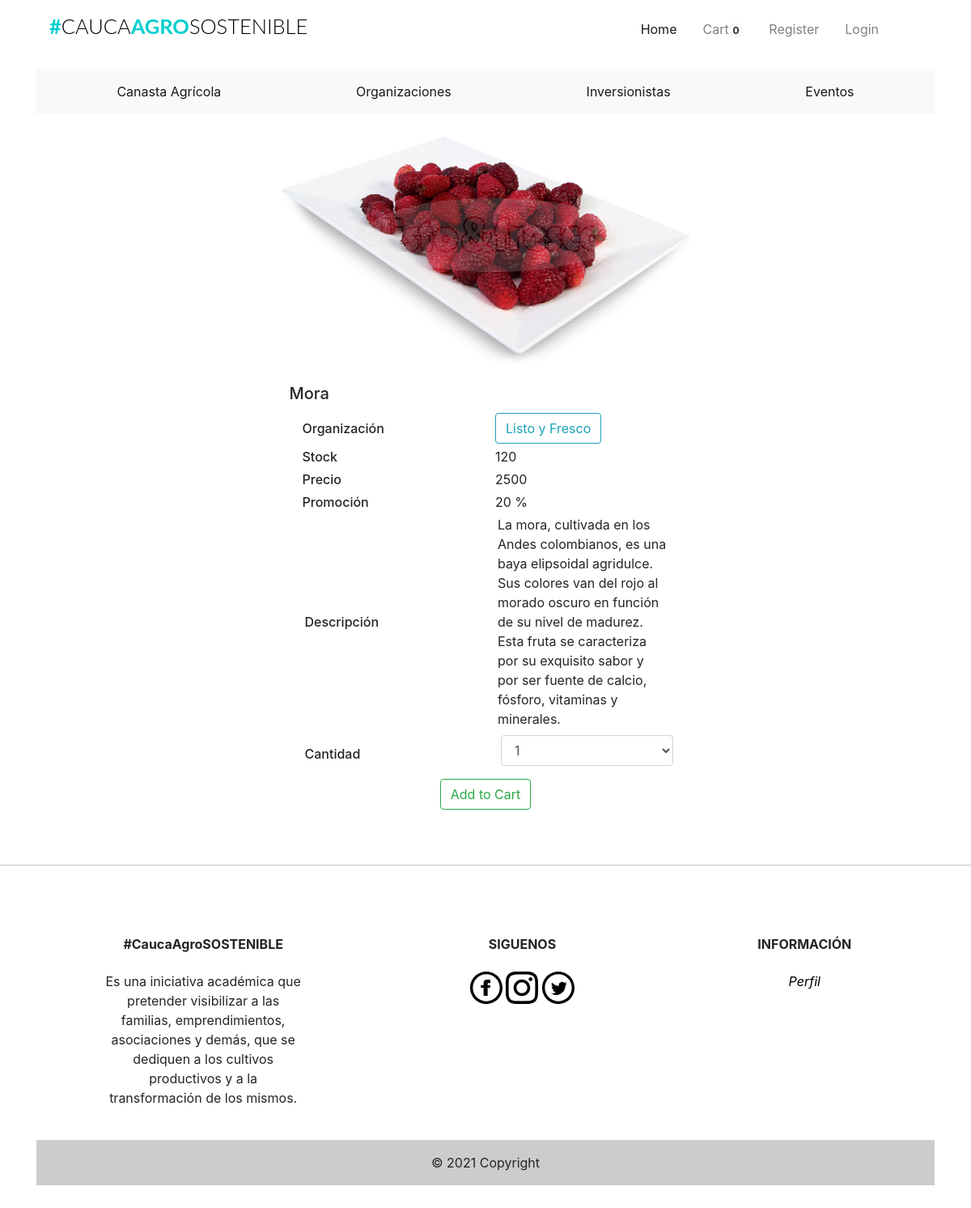
Page /product/6 on the earlier database version.
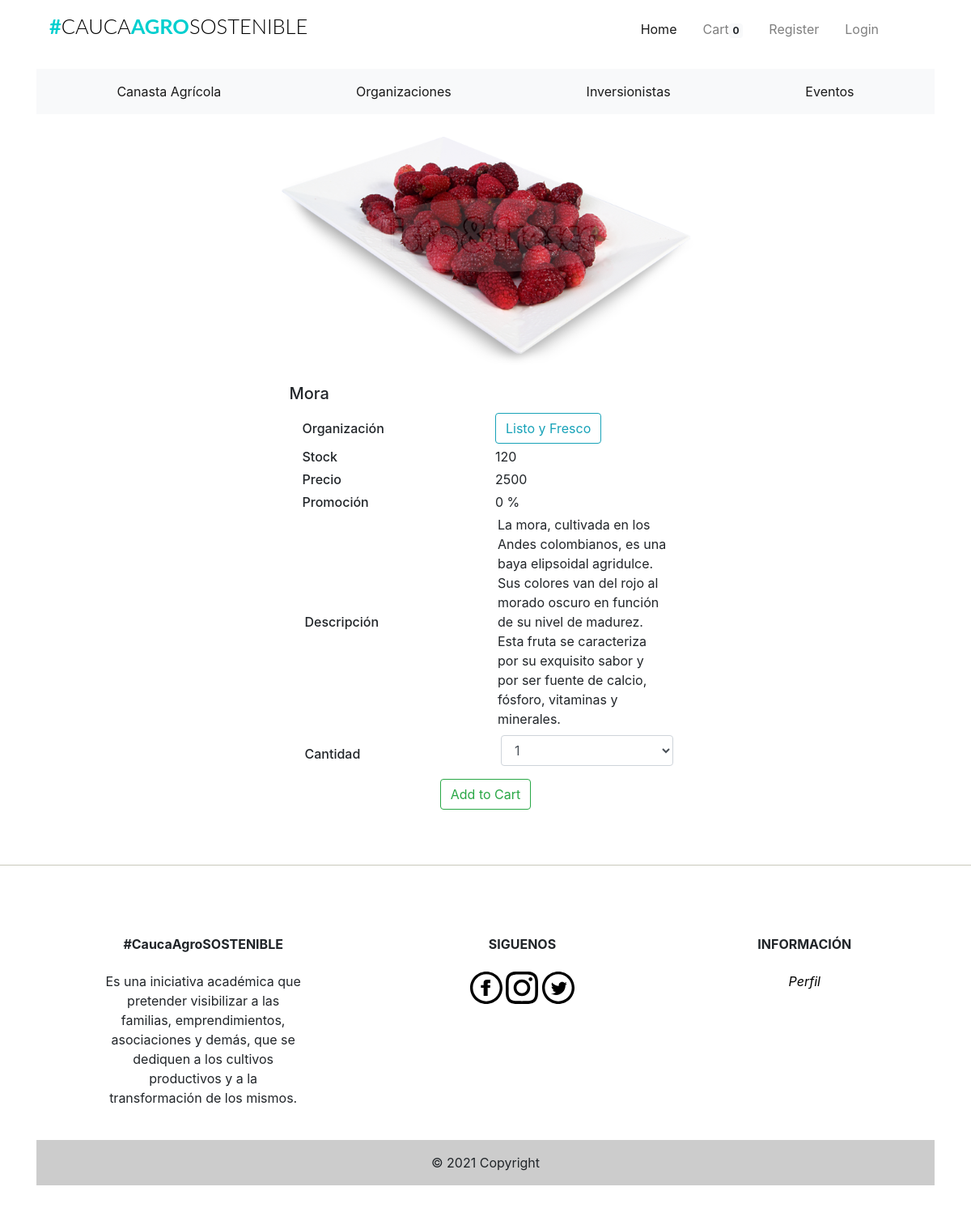
Same page on the later database version.
### app/models.py (models this page shows, shortened)
class Products(db.Model):
    __tablename__ = 'products'
    id = db.Column(db.Integer, primary_key=True)
    product_name = db.Column(db.String(100), index=True)
    product_price = db.Column(db.Integer, index=True)
    product_image = db.Column(db.String(120))
    product_description = db.Column(db.String(200))
    product_stock = db.Column(db.Integer)
    promotion_value = db.Column(db.Integer, index=True)
    organizacion_id = db.Column(db.Integer, db.ForeignKey('organizaciones.id'))

class Organizaciones(db.Model):
    __tablename__ = 'organizaciones'
    id = db.Column(db.Integer, primary_key=True)
    organizacion_name = db.Column(db.String(20), index=True)
    organizacion_image = db.Column(db.String(120))
    organizacion_location = db.Column(db.String(120))
    organizacion_phone = db.Column(db.String(15))
    product = db.relationship('Products', backref='organizacion')

### app/home/routes.py (the view, shortened to what this page needs)
@home.route('/product/<int:id>', methods=["GET", "POST"])
def product_details(id):
    if current_user.is_anonymous:
        count = 0
    else:
        count = Kart.query.filter_by(user_id=current_user.id).count()
        user = current_user.id
    form = Variations()
    product_detail = Products.query.filter_by(id=id).first_or_404()
    organizacion = Organizaciones.query.filter_by(id=product_detail.organizacion_id).first_or_404()
    form.amount.choices = [i+1 for i in range(product_detail.product_stock)]
    return render_template("home/productdetails.html",
                           product_detail=product_detail, title=product_detail.product_name,
                           form=form, count=count, organizacion=organizacion)

### app/admin/forms.py
class Variations(FlaskForm):
    amount = SelectField('Amount', validators=[validators.Optional()])
    submit = SubmitField('Add to Cart')

### app/templates/home/productdetails.html (shortened to what this page needs)
{% extends "base.html" %}
{% block body %}
{% if product_detail %}
<div class="container mt-1 mb-3"
  <div class="card" style="width: 50%;">
    <img src="{{ product_detail.product_image }}" class="card-img-top" alt="{{ product_detail.name }}">
    <div class="card-body">
      <h5 class="card-title">{{ product_detail.product_name }}</h5>
       <div class="row m-1 justify-content-center align-items-center">
          <div class="col m">
            <h6 class="card-subtitle mt-0">Organizaci&oacute;n</h6>
          </div>
          <div class="col">
            <a type="button" class="btn btn-outline-info" href="{{ url_for('home.organizacion_details', id=organizacion.id) }} ">
              <p class="card-text mt-0">{{ organizacion.organizacion_name }}</p>
            </a>
          </div>
      </div>
      <div class="row m-1 justify-content-center align-items-center">
          <div class="col">
            <h6 class="card-subtitle mt-0">Stock</h6>
          </div>
          <div class="col">
            <p class="card-text mt-0">{{ product_detail.product_stock }}</p>
          </div>
      </div>
       <div class="row m-1 justify-content-center align-items-center">
          <div class="col">
            <h6 class="card-subtitle mt-0">Precio</h6>
          </div>
          <div class="col">
            <p class="card-text mt-0">{{ product_detail.product_price }}</p>
          </div>
      </div>
       <div class="row m-1 justify-content-center align-items-center">
          <div class="col">
            <h6 class="card-subtitle mt-0">Promoci&oacute;n</h6>
          </div>
          <div class="col">
            <p class="card-text mt-0">{{ product_detail.promotion_value }} %</p>
          </div>
      </div>
       <div class="row m-1 justify-content-center align-items-center">
          <div class="col-sm">
            <h6 class="card-subtitle mt-0">Descripci&oacute;n</h6>
          </div>
          <div class="col-sm">
            <p class="card-text mt-0">{{ product_detail.product_description }}</p>
          </div>
      </div>
      <form class="form" method="post" role="form">
       <div class="row justify-content-center align-items-center m-0">
        <div class="col-sm">
        <div class="m-1 form-group">
          <h6>Cantidad</h6>
        </div>
        </div>
        <div class="col-sm">
          <div class="form-group">
            {{ form.amount(class="form-control m-1")}}
          </div>
        </div>
       </div>
       <div class="row">
          <div class="col-sm d-flex justify-content-center align-items-center m-0">
              <div class="form-group">
                {{ form.submit(class="btn btn-outline-success") }}
              </div>
          </div>
        </div>
      </form>
  </div>
</div>
{% endif %}
{% endblock %}

### app/templates/base.html (shortened to what this page needs)
<html>
  <head>
      <link href="{{ url_for('static', filename='css/bootstrap.min.css') }}"rel="stylesheet">
      <link href="{{ url_for('static', filename='css/st.css') }}"rel="stylesheet">
      <link href='https://api.mapbox.com/mapbox-gl-js/v2.3.1/mapbox-gl.css' rel='stylesheet' />
  </head>
  <body>
  {% include "navbar.html" %}
  {% include "categories/categories.html" %}
  <div class="container">
    {% block body %}
    {% endblock %}
  </div>
  <hr class="footer-break"></hr>
{% include "footer.html" %}
</body>
</html>

### app/templates/navbar.html (shortened to what this page needs)
{% block navbar %}
<div class="container mt-1 mb-3">
  <nav class="navbar navbar-expand-lg navbar-light">
    <h1 class="brand_name">
      <a class="navbar-brand" href="{{ url_for('home.homepage') }}">#<span>CAUCA</span>AGRO<span>SOSTENIBLE</span></a>
    </h1>
    <div class="collapse navbar-collapse" id="navbarNav">
      <ul class="navbar-nav ml-auto mr-auto mt-2 mt-lg-0">
        {% if current_user.is_authenticated %}
        {% if current_user.is_admin %}
        <li class="nav-item ml-3">
          <a class="nav-link active" href="{{ url_for('home.admin_dashboard') }}">Dashboard</a>
        </li>
        <li class="nav-item ml-3">
          <a class="nav-link" href="{{ url_for('admin.list_products') }}">Productos</a>
        </li>
        <li class="nav-item ml-3">
          <a class="nav-link" href="{{ url_for('admin.list_organizaciones') }}">Organizaciones</a>
        </li>
        <li class="nav-item ml-3">
          <a class="nav-link" href="{{ url_for('admin.list_inversionistas') }}">Inversionistas</a>
        </li>
        <li class="nav-item ml-3">
          <a class="nav-link" href="{{ url_for('admin.list_eventos') }}">Eventos</a>
        </li>
        <li class="nav-item ml-3">
          <a class="nav-link" href="{{ url_for('admin.list_orders') }}">Orders</a>
        </li>
        <li class="nav-item ml-3">
          <a class="nav-link" href="{{ url_for('users.cart') }}">Cart<span class="badge badge-light">{{ count
              }}</span></a>
        </li>
        {% else %}
        <li class="nav-item ml-3">
          <a class="nav-link" href="{{ url_for('users.cart') }}">Cart<span class="badge badge-light">{{ count
              }}</span></a>
        </li>
        {% endif %}
        <li class="nav-item dropdown ml-3">
          <a class="nav-link dropdown-toggle" data-toggle="dropdown" href="#" role="button" aria-haspopup="true"
            aria-expanded="false">
            Hi, {{ current_user.firstname }}!
          </a>
          <div class="dropdown-menu">
            <a class="dropdown-item" href="{{ url_for('users.profile') }}">Profile</a>
            <div class="dropdown-divider"></div>
            <a class="dropdown-item" href="{{ url_for('auth.logout') }}">Logout</a>
          </div>
        </li>
        {% else %}
        <li class="nav-item active ml-3">
          <a class="nav-link" href="{{ url_for('home.homepage') }}">Home <span class="sr-only">(current)</span></a>
        </li>
        <li class="nav-item ml-3">
          <a class="nav-link" href="{{ url_for('users.cart') }}">Cart<span class="badge badge-light">{{ count
              }}</span></a>
        </li>
        <li class="nav-item ml-3">
          <a class="nav-link" href="{{ url_for('auth.register') }}">Register</a>
        </li>
        <li class="nav-item ml-3">
          <a class="nav-link" href="{{ url_for('auth.login') }}">Login</a>
        </li>
        {% endif %}
      </ul>
    </div>
  </nav>
</div>
{% endblock %}

### app/templates/categories/categories.html
{% block organizacion %}
<div class="container mt-1 mb-3 overflow-auto">
  <nav class="navbar navbar-expand navbar-light bg-light">
    <div class="collapse navbar-collapse" id="navbarNav">
      <ul class="navbar-nav d-flex justify-content-around">
        <li class="nav-item active">
          <a class="nav-link" href="{{ url_for('home.canasta') }}">Canasta Agr&iacute;cola</a>
        </li>
        <li class="nav-item active">
          <a class="nav-link" href="{{ url_for('home.organizaciones') }}">Organizaciones</a>
        </li>
        <li class="nav-item active">
          <a class="nav-link" href="{{ url_for('home.inversionistas')}}">Inversionistas</a>
        </li>
        <li class="nav-item active">
          <a class="nav-link" href="{{ url_for('home.eventos') }}">Eventos</a>
        </li>
      </ul>
    </div>
  </nav>
</div>
{% endblock %}

### app/templates/footer.html (shortened to what this page needs)
{% block footer %}
<div class="container my-5">
  <footer
          class="text-center text-lg-start text-black"
          style="background-color: #ffffff"
          >
    <div class="container p-4 pb-0">
      <section class="">
        <div class="row">
          <div class="col-md-3 col-lg-3 col-xl-3 mx-auto mt-3">
            <h6 class="text mb-4 font-weight-bold">
              #CaucaAgroSOSTENIBLE
            </h6>
            <p>
              Es una iniciativa
              académica que pretender visibilizar a las familias, emprendimientos, asociaciones y demás, que se dediquen
              a los cultivos productivos y a la transformación de los mismos.
            </p>
          </div>
          <div class="col-md-4 col-lg-3 col-xl-3 mx-auto mt-3">
            <h6 class="text-uppercase mb-4 font-weight-bold">Siguenos</h6>
            <a href="https://www.facebook.com/">
              <img src="{{ url_for('static',filename='iconmonstr-facebook.svg') }}" class="img-responsive svg-footer">
            </a>
            <a href="https://www.instagram.com/">
              <img src="{{ url_for('static',filename='iconmonstr-instagram.svg') }}" class="img-responsive svg-footer">
            </a>
            <a href="https://twitter.com/?lang=en">
              <img src="{{ url_for('static',filename='iconmonstr-twitter.svg') }}" class="img-responsive svg-footer">
            </a>
          </div>
          <div class="col-md-3 col-lg-2 col-xl-2 mx-auto mt-3">
            <h6 class="text-uppercase mb-4 font-weight-bold">Informaci&oacute;n</h6>
            <a href="{{ url_for('users.profile') }}">
              <p><i><span style="color:black;">Perfil</span></i><p>
            </a>
          </div>
        </div>
      </section>
    </div>
    <div class="text-center p-3" style="background-color: rgba(0, 0, 0, 0.2)">
      © 2021 Copyright
    </div>
  </footer>
</div>
{% endblock %}

### app/static/css/st.css (style rules this page uses)
.svg-footer { height: 2.5em; width: 2.5em; }
.footer-break { background-color:#e0e0d1; }
.brand_name .navbar-brand { font-size:1.59rem; text-transform: uppercase; font-family: 'Lato', sans-serif; font-weight: 700; color: #333; }
.brand_name >.navbar-brand { color:#01CFCF; text-decoration: none; }
.brand_name >.navbar-brand span { color: #000; font-weight: 300; }
.navbar-nav { width: 100%; align-items: flex-start; }
.row:after { content: ""; display: table; clear: both; }
.row .col { float: left; -webkit-box-sizing: border-box; box-sizing: border-box; padding: 0 0.75rem; min-height: 1px; }

Differences in the rows shown:
changed Products "Mora": promotion_value "20" → "0"
